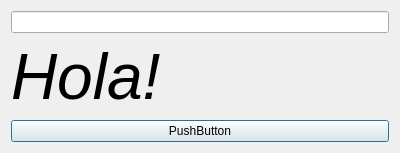
<?xml version="1.0" encoding="UTF-8"?>
<ui version="4.0">
 <class>Dialog</class>
 <widget class="QDialog" name="Dialog">
  <property name="geometry">
   <rect>
    <x>0</x>
    <y>0</y>
    <width>400</width>
    <height>153</height>
   </rect>
  </property>
  <property name="windowTitle">
   <string>Dialog</string>
  </property>
  <layout class="QVBoxLayout" name="verticalLayout">
   <item>
    <widget class="QLineEdit" name="lineEdit"/>
   </item>
   <item>
    <widget class="QLabel" name="label">
     <property name="font">
      <font>
       <pointsize>48</pointsize>
       <italic>true</italic>
      </font>
     </property>
     <property name="text">
      <string>Hola!</string>
     </property>
    </widget>
   </item>
   <item>
    <widget class="QPushButton" name="pushButton">
     <property name="text">
      <string>PushButton</string>
     </property>
    </widget>
   </item>
  </layout>
 </widget>
 <resources/>
 <connections/>
</ui>
